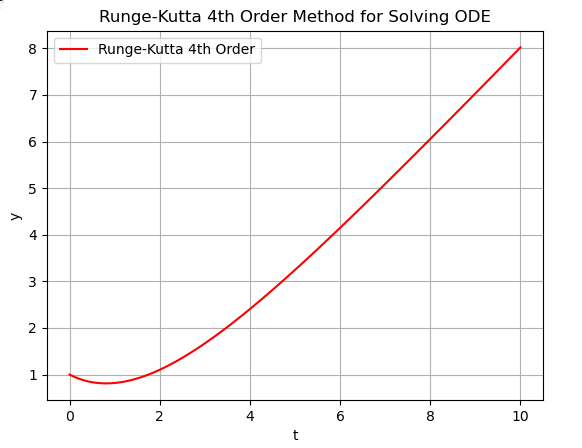

Python code for this plot:
import numpy as np
import matplotlib.pyplot as plt

def f(x, y):
    return (x - y)/2

def runge_kutta_4th_order(f, y0, x0, x1, h):
    n = int((x1 - x0) / h)
    x_values = np.linspace(x0, x1, n + 1)
    y_values = np.zeros(n + 1)
    y_values[0] = y0

    for i in range(n):
        x = x_values[i]
        y = y_values[i]

        k1 = h * f(x, y)
        k2 = h * f(x + h / 2, y + k1 / 2)
        k3 = h * f(x + h / 2, y + k2 / 2)
        k4 = h * f(x + h, y + k3)

        y_values[i + 1] = y + (k1 + 2 * k2 + 2 * k3 + k4) / 6

    return x_values, y_values

# Initial conditions and parameters for RK4
y0 = 1
x0 = 0
x1 = 10
h = 0.1
x_values, y_values_rk4 = runge_kutta_4th_order(f, y0, x0, x1, h)

# Plotting the results of RK4
plt.plot(x_values, y_values_rk4, label="Runge-Kutta 4th Order", color='red')
plt.title("Runge-Kutta 4th Order Method for Solving ODE")
plt.xlabel('t')
plt.ylabel('y')
plt.legend()
plt.grid()
plt.show()
